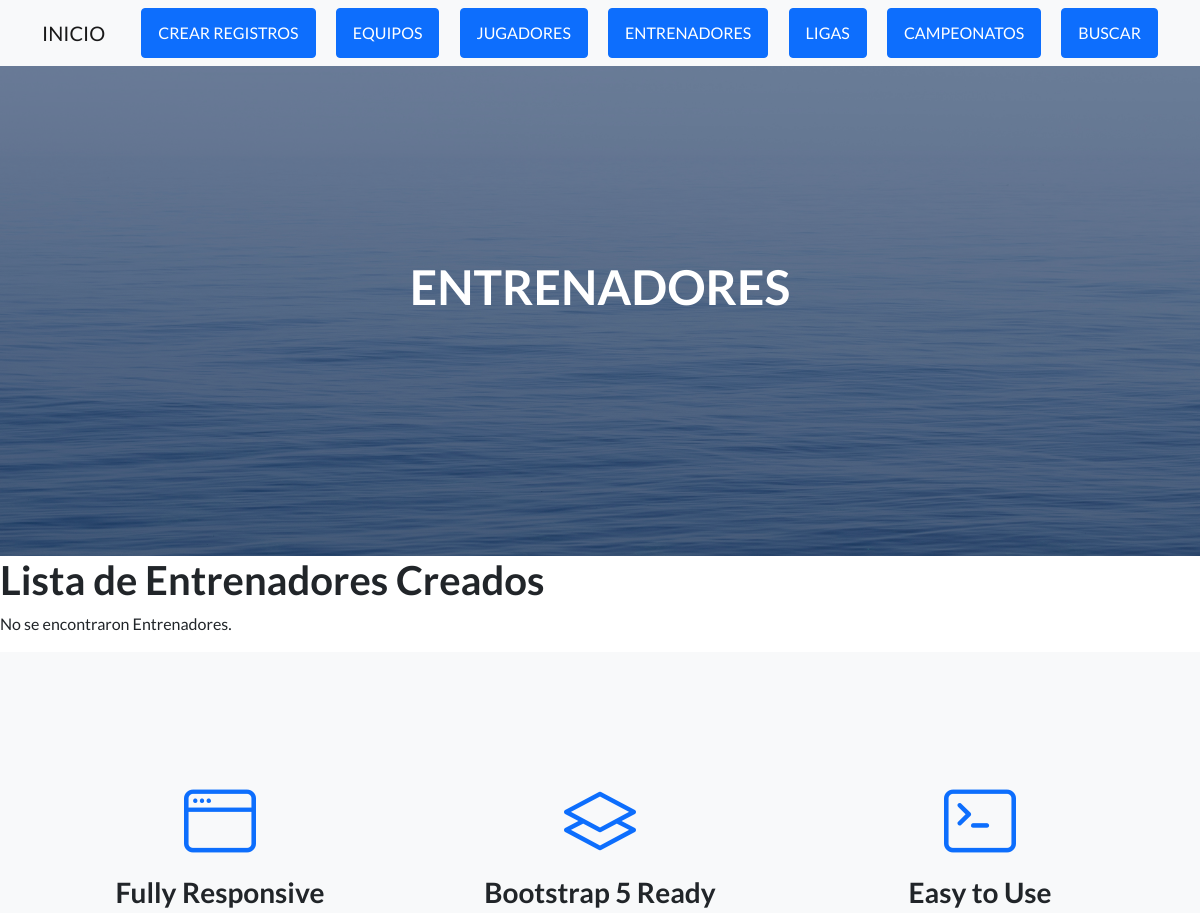
The app's page /AppFulvito/entrenadores/ (upper part), older data.
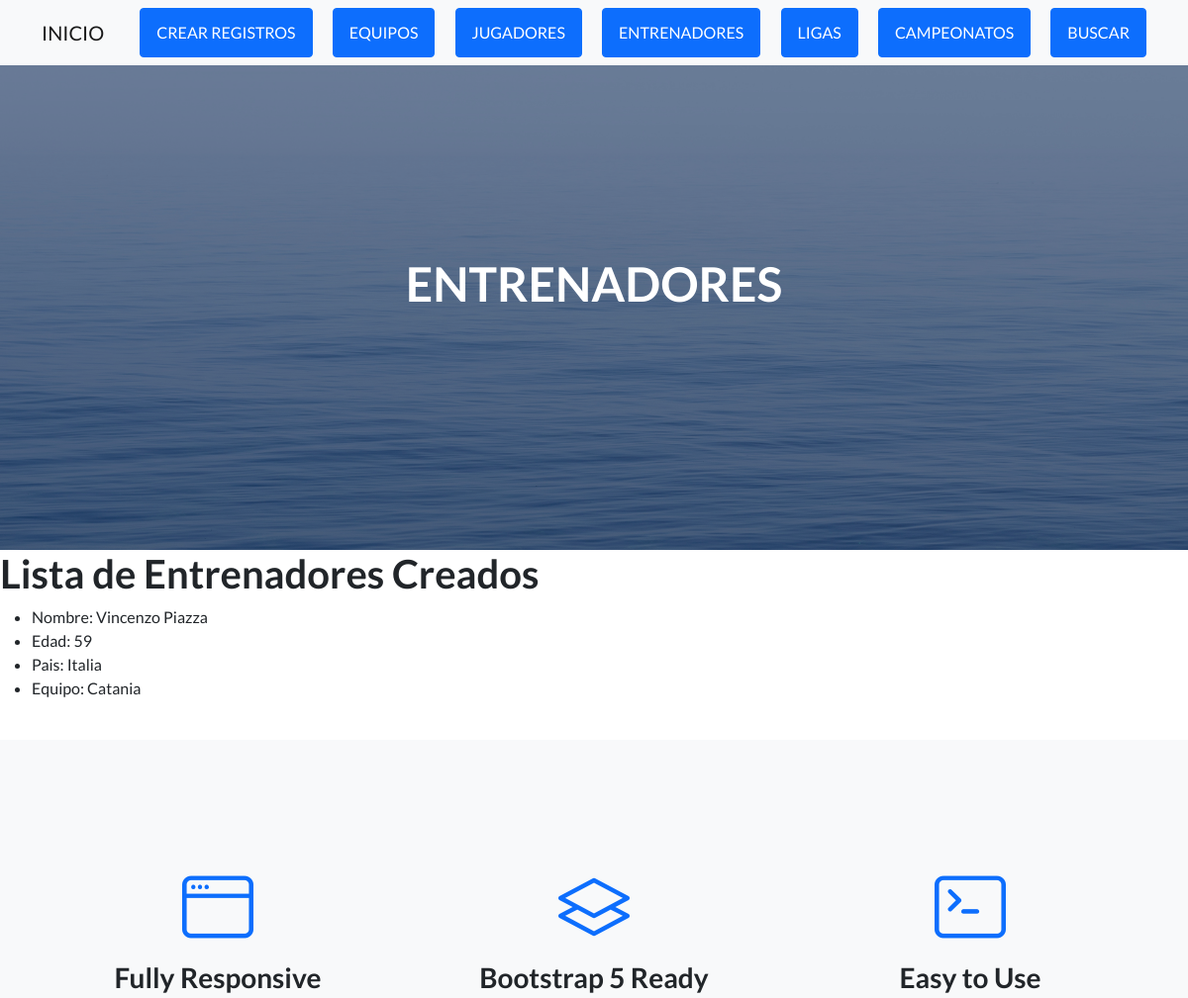
The same page, newer data.
### AppFulvito/models.py (models this page shows, shortened)
class Entrenador(models.Model):
    nombre=models.CharField(max_length=50)
    edad=models.IntegerField()
    pais=models.CharField(max_length=20)
    equipo=models.CharField(max_length=50)

### AppFulvito/views.py (the view)
# urls.py: path("entrenadores/", entrenadores, name="entrenadores"),
def entrenadores(request):
    entrenadores=Entrenador.objects.all()
    return render(request, "AppFulvito/entrenadores.html", {'entrenadores':entrenadores})

### AppFulvito/Templates/AppFulvito/entrenadores.html
{% extends "AppFulvito/padre.html" %}
{% load static %}
{% block Titulo %} ENTRENADORES {% endblock %}
{% block contenidoQueCambia %}
<h1> Lista de Entrenadores Creados </h1>
{% if entrenadores %}
<ul>
    {% for entrenador in entrenadores %}
    <li>Nombre: {{entrenador.nombre}}</li>
    <li>Edad: {{entrenador.edad}}</li>
    <li>Pais: {{entrenador.pais}}</li>
    <li>Equipo: {{entrenador.equipo}}</li>
        <br>
    {% endfor %}
</ul>
{% else %}
<p>No se encontraron Entrenadores.</p>
{% endif %}
{% endblock %}

Row changes from the older to the newer data that the page shows:
added Entrenador: nombre "Vincenzo Piazza", edad "59", pais "Italia", equipo "Catania"
Text that changed along with them:
text no longer shown: "No se encontraron Entrenadores."
